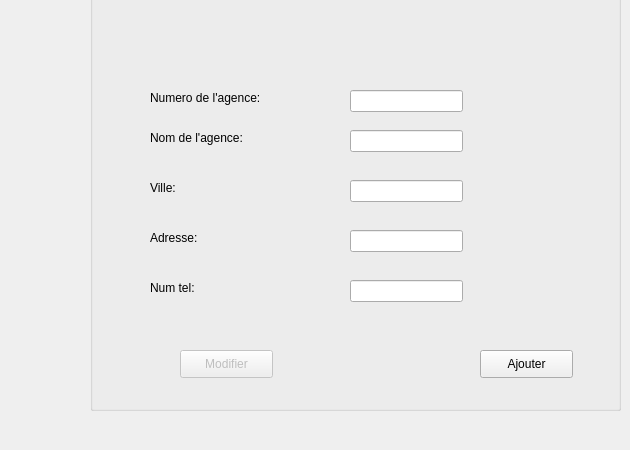
      <widget class="QWidget" name="ajoutagencetab">
       <attribute name="title">
        <string>Ajouter</string>
       </attribute>
       <widget class="QGroupBox" name="ajoutmodiagence">
        <property name="geometry">
         <rect>
          <x>90</x>
          <y>-30</y>
          <width>531</width>
          <height>441</height>
         </rect>
        </property>
        <property name="title">
         <string/>
        </property>
        <widget class="QLabel" name="numagencelabel">
         <property name="geometry">
          <rect>
           <x>60</x>
           <y>120</y>
           <width>131</width>
           <height>16</height>
          </rect>
         </property>
         <property name="text">
          <string>Numero de l'agence:</string>
         </property>
        </widget>
        <widget class="QLabel" name="nomAlabel">
         <property name="geometry">
          <rect>
           <x>60</x>
           <y>160</y>
           <width>121</width>
           <height>16</height>
          </rect>
         </property>
         <property name="text">
          <string>Nom de l'agence:</string>
         </property>
        </widget>
        <widget class="QLabel" name="villeAlabel">
         <property name="geometry">
          <rect>
           <x>60</x>
           <y>210</y>
           <width>81</width>
           <height>16</height>
          </rect>
         </property>
         <property name="text">
          <string>Ville:</string>
         </property>
        </widget>
        <widget class="QLabel" name="adresseAlabel">
         <property name="geometry">
          <rect>
           <x>60</x>
           <y>260</y>
           <width>81</width>
           <height>16</height>
          </rect>
         </property>
         <property name="text">
          <string>Adresse:</string>
         </property>
        </widget>
        <widget class="QLabel" name="numtelagencelabel">
         <property name="geometry">
          <rect>
           <x>60</x>
           <y>310</y>
           <width>71</width>
           <height>16</height>
          </rect>
         </property>
         <property name="text">
          <string>Num tel:</string>
         </property>
        </widget>
        <widget class="QLineEdit" name="numagence">
         <property name="geometry">
          <rect>
           <x>260</x>
           <y>120</y>
           <width>113</width>
           <height>22</height>
          </rect>
         </property>
        </widget>
        <widget class="QLineEdit" name="nomagence">
         <property name="geometry">
          <rect>
           <x>260</x>
           <y>160</y>
           <width>113</width>
           <height>22</height>
          </rect>
         </property>
        </widget>
        <widget class="QLineEdit" name="ville">
         <property name="geometry">
          <rect>
           <x>260</x>
           <y>210</y>
           <width>113</width>
           <height>22</height>
          </rect>
         </property>
        </widget>
        <widget class="QLineEdit" name="adresseagence">
         <property name="geometry">
          <rect>
           <x>260</x>
           <y>260</y>
           <width>113</width>
           <height>22</height>
          </rect>
         </property>
        </widget>
        <widget class="QLineEdit" name="numtelagence">
         <property name="geometry">
          <rect>
           <x>260</x>
           <y>310</y>
           <width>113</width>
           <height>22</height>
          </rect>
         </property>
        </widget>
        <widget class="QPushButton" name="ajouterA">
         <property name="geometry">
          <rect>
           <x>390</x>
           <y>380</y>
           <width>93</width>
           <height>28</height>
          </rect>
         </property>
         <property name="text">
          <string>Ajouter</string>
         </property>
        </widget>
        <widget class="QPushButton" name="modifierA">
         <property name="enabled">
          <bool>false</bool>
         </property>
         <property name="geometry">
          <rect>
           <x>90</x>
           <y>380</y>
           <width>93</width>
           <height>28</height>
          </rect>
         </property>
         <property name="text">
          <string>Modifier</string>
         </property>
        </widget>
       </widget>
      </widget>
